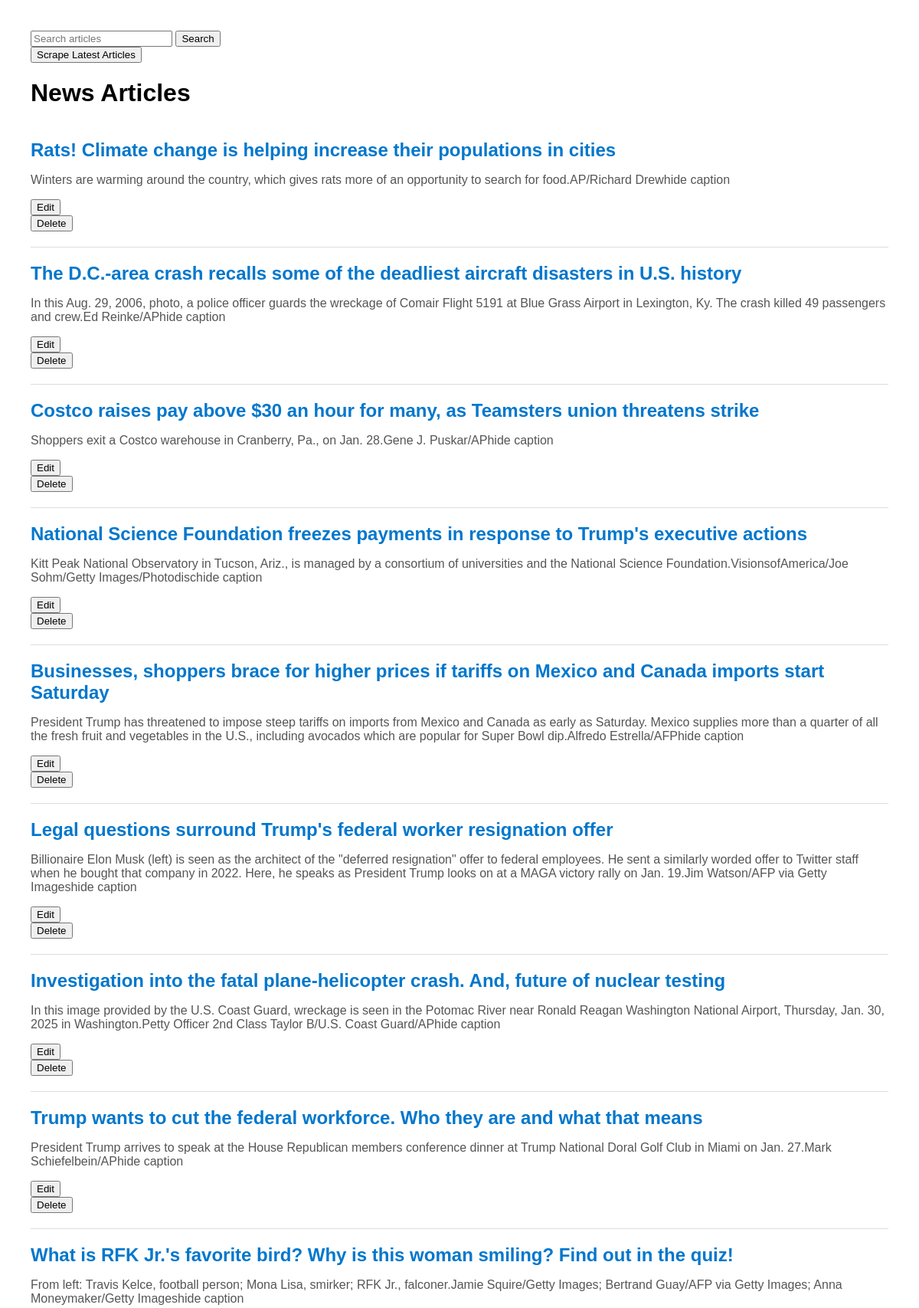
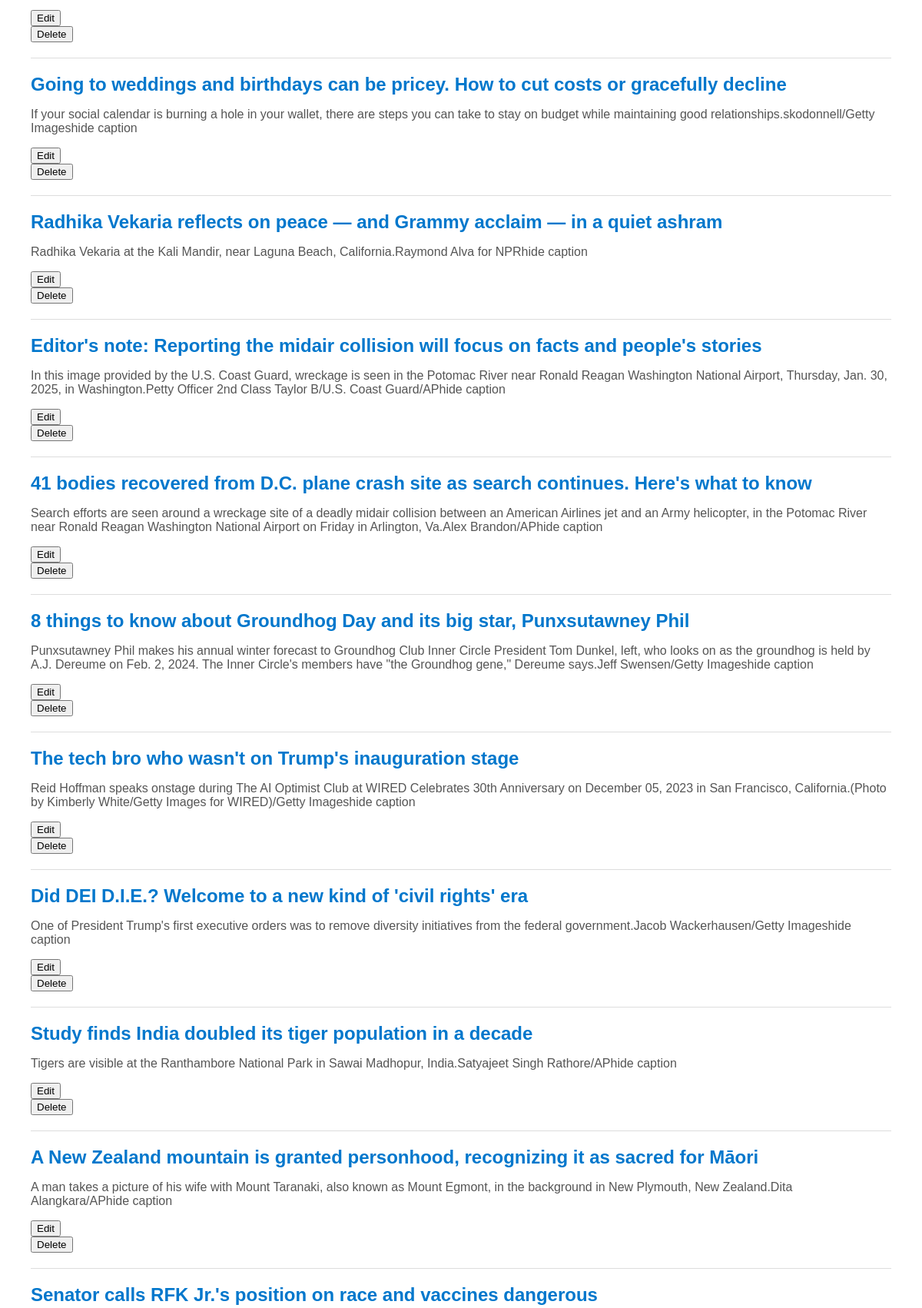
The page / (upper part) on the database its author committed (2 pictures, top to bottom).
### models.py (models this page shows)
class NewsArticle(Base): # New class that inherits from Base to map to database table
    __tablename__ = 'news_articles' # Specifies name of database table
    id = Column(Integer, primary_key=True)  # Defines column named id which is an integer and primary key
    headline = Column(String, nullable=False) # Defines column to store strings for article headlines
    summary = Column(String, nullable=True) # Defines column to store strings for summary of the articles
    link = Column(String, nullable=False) # Defines column to store strings for urls of the articles

### app.py (the view)
@app.route('/')
def index():
    session.expire_all() # Ensures the session fetches fresh data
    news_articles = session.query(NewsArticle).all()
    return render_template('index.html', articles=news_articles)

### app.py (called while the page is built)
@app.before_request
def refresh_session():
    session.close()  # Rollback any pending transactions
    session.expire_all()  # Ensure fresh data is loaded

### templates/index.html (shortened to what this page needs)
<!DOCTYPE html>
<html lang="en">
<head>
</head>
<body>
    <form action="/search" method="GET">
        <input type="text" name="query" placeholder="Search articles">
        <button type="submit">Search</button>
    </form>
    <form action="/scrape" method="POST">
        <button type="submit">Scrape Latest Articles</button>
    </form>
    <h1><a href="/" style="text-decoration: none; color: inherit;">News Articles</a></h1>
    {% for article in articles %}
    <div class="news-article">
        <h2><a href="{{ article.link }}" target="_blank">{{ article.headline }}</a></h2>
        <p>{{ article.summary }}</p>
        <form action="/edit/{{ article.id }}" method="GET">
            <button type="submit">Edit</button>
        </form>
        <form action="/delete/{{ article.id }}" method="POST" onsubmit="return confirm('Are you sure?');">
            <button type="submit">Delete</button>
        </form>
    </div>
    {% endfor %}
</body>
</html>

### templates/index.html (style rules this page uses)
body { font-family: Arial, sans-serif; margin: 40px; }
.news-article { border-bottom: 1px solid #ddd; padding: 20px 0; }
h2 { margin: 0; font-size: 24px; }
p { color: #555; }
a { text-decoration: none; color: #0077cc; }

### rows shown on the page
NewsArticle: headline "Rats! Climate change is helping increase their populations in cities", summary "Winters are warming around the country, which gives rats more of an opportunity to search for food.AP/Richard Drewhide caption"
NewsArticle: headline "The D.C.-area crash recalls some of the deadliest aircraft disasters in U.S. history", summary "In this Aug. 29, 2006, photo, a police officer guards the wreckage of Comair Flight 5191 at Blue Grass Airport in Lexington, Ky. The crash killed 49 passengers and crew.Ed Reinke/APhide caption"
NewsArticle: headline "Costco raises pay above $30 an hour for many, as Teamsters union threatens strike", summary "Shoppers exit a Costco warehouse in Cranberry, Pa., on Jan. 28.Gene J. Puskar/APhide caption"
NewsArticle: headline "National Science Foundation freezes payments in response to Trump's executive actions", summary "Kitt Peak National Observatory in Tucson, Ariz., is managed by a consortium of universities and the National Science Foundation.VisionsofAmerica/Joe Sohm/Getty Images/Photodischide caption"
NewsArticle: headline "Businesses, shoppers brace for higher prices if tariffs on Mexico and Canada imports start Saturday", summary "President Trump has threatened to impose steep tariffs on imports from Mexico and Canada as early as Saturday. Mexico supplies more than a quarter of all the fresh fruit and vegetables in the U.S., including avocados which are popular for Super Bowl dip.Alfredo Estrella/AFPhide caption"
NewsArticle: headline "Legal questions surround Trump's federal worker resignation offer", summary "Billionaire Elon Musk (left) is seen as the architect of the \"deferred resignation\" offer to federal employees. He sent a similarly worded offer to Twitter staff when he bought that company in 2022. Here, he speaks as President Trump looks on at a MAGA victory rally on Jan. 19.Jim Watson/AFP via Getty Imageshide caption"
NewsArticle: headline "Investigation into the fatal plane-helicopter crash. And, future of nuclear testing", summary "In this image provided by the U.S. Coast Guard, wreckage is seen in the Potomac River near Ronald Reagan Washington National Airport, Thursday, Jan. 30, 2025 in Washington.Petty Officer 2nd Class Taylor B/U.S. Coast Guard/APhide caption"
NewsArticle: headline "Trump wants to cut the federal workforce. Who they are and what that means", summary "President Trump arrives to speak at the House Republican members conference dinner at Trump National Doral Golf Club in Miami on Jan. 27.Mark Schiefelbein/APhide caption"
NewsArticle: headline "What is RFK Jr.'s favorite bird? Why is this woman smiling? Find out in the quiz!", summary "From left: Travis Kelce, football person; Mona Lisa, smirker; RFK Jr., falconer.Jamie Squire/Getty Images; Bertrand Guay/AFP via Getty Images; Anna Moneymaker/Getty Imageshide caption"
NewsArticle: headline "Going to weddings and birthdays can be pricey. How to cut costs or gracefully decline", summary "If your social calendar is burning a hole in your wallet, there are steps you can take to stay on budget while maintaining good relationships.skodonnell/Getty Imageshide caption"
NewsArticle: headline "Radhika Vekaria reflects on peace — and Grammy acclaim — in a quiet ashram", summary "Radhika Vekaria at the Kali Mandir, near Laguna Beach, California.Raymond Alva for NPRhide caption"
NewsArticle: headline "Editor's note: Reporting the midair collision will focus on facts and people's stories", summary "In this image provided by the U.S. Coast Guard, wreckage is seen in the Potomac River near Ronald Reagan Washington National Airport, Thursday, Jan. 30, 2025, in Washington.Petty Officer 2nd Class Taylor B/U.S. Coast Guard/APhide caption"
NewsArticle: headline "41 bodies recovered from D.C. plane crash site as search continues. Here's what to know", summary "Search efforts are seen around a wreckage site of a deadly midair collision between an American Airlines jet and an Army helicopter, in the Potomac River near Ronald Reagan Washington National Airport on Friday in Arlington, Va.Alex Brandon/APhide caption"
NewsArticle: headline "8 things to know about Groundhog Day and its big star, Punxsutawney Phil", summary "Punxsutawney Phil makes his annual winter forecast to Groundhog Club Inner Circle President Tom Dunkel, left, who looks on as the groundhog is held by A.J. Dereume on Feb. 2, 2024. The Inner Circle's members have \"the Groundhog gene,\" Dereume says.Jeff Swensen/Getty Imageshide caption"
NewsArticle: headline "The tech bro who wasn't on Trump's inauguration stage", summary "Reid Hoffman speaks onstage during The AI Optimist Club at WIRED Celebrates 30th Anniversary on December 05, 2023 in San Francisco, California.(Photo by Kimberly White/Getty Images for WIRED)/Getty Imageshide caption"
NewsArticle: headline "Did DEI D.I.E.? Welcome to a new kind of 'civil rights' era", summary "One of President Trump's first executive orders was to remove diversity initiatives from the federal government.Jacob Wackerhausen/Getty Imageshide caption"
NewsArticle: headline "Study finds India doubled its tiger population in a decade", summary "Tigers are visible at the Ranthambore National Park in Sawai Madhopur, India.Satyajeet Singh Rathore/APhide caption"
NewsArticle: headline "A New Zealand mountain is granted personhood, recognizing it as sacred for Māori", summary "A man takes a picture of his wife with Mount Taranaki, also known as Mount Egmont, in the background in New Plymouth, New Zealand.Dita Alangkara/APhide caption"
NewsArticle: headline "Senator calls RFK Jr.'s position on race and vaccines dangerous"
